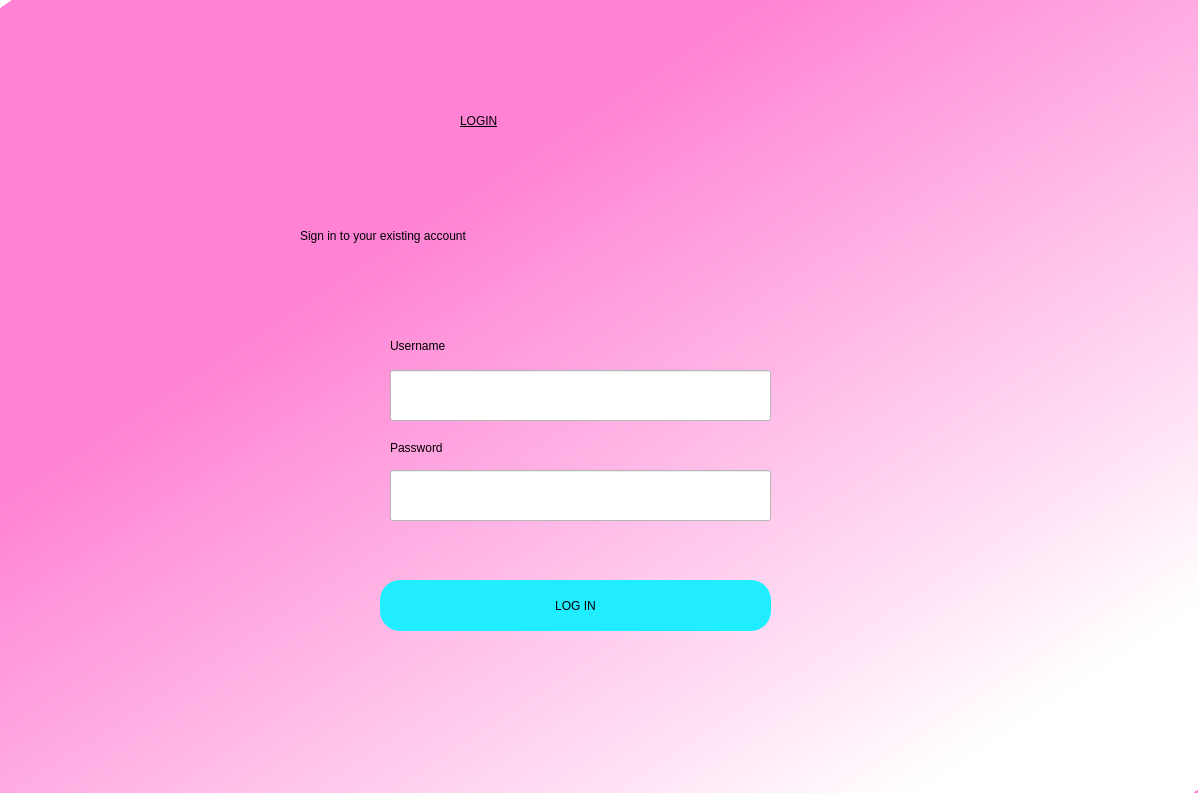
<?xml version="1.0" encoding="UTF-8"?>
<ui version="4.0">
 <class>Dialog</class>
 <widget class="QDialog" name="Dialog">
  <property name="geometry">
   <rect>
    <x>0</x>
    <y>0</y>
    <width>1198</width>
    <height>793</height>
   </rect>
  </property>
  <property name="windowTitle">
   <string>Dialog</string>
  </property>
  <widget class="QWidget" name="widget" native="true">
   <property name="geometry">
    <rect>
     <x>0</x>
     <y>0</y>
     <width>1201</width>
     <height>801</height>
    </rect>
   </property>
   <property name="styleSheet">
    <string notr="true">QWidget#widget{
background-color:qlineargradient(spread:repeat, x1:0, y1:0.011, x2:0.98005, y2:1, stop:0.308458 rgb(255, 130, 212), stop:0.885572 rgba(255, 255, 255, 255));}</string>
   </property>
   <widget class="QLabel" name="label">
    <property name="geometry">
     <rect>
      <x>460</x>
      <y>80</y>
      <width>251</width>
      <height>81</height>
     </rect>
    </property>
    <property name="styleSheet">
     <string notr="true">font: 90 45pt &quot;Segoe Print&quot;;color:rgbrgb(0, 0, 0);
text-decoration: underline;</string>
    </property>
    <property name="text">
     <string>LOGIN</string>
    </property>
   </widget>
   <widget class="QLabel" name="label_2">
    <property name="geometry">
     <rect>
      <x>300</x>
      <y>200</y>
      <width>621</width>
      <height>71</height>
     </rect>
    </property>
    <property name="styleSheet">
     <string notr="true">font: 75 26pt &quot;Sitka Subheading&quot;;</string>
    </property>
    <property name="text">
     <string>Sign in to your existing account</string>
    </property>
   </widget>
   <widget class="QPushButton" name="login">
    <property name="geometry">
     <rect>
      <x>380</x>
      <y>580</y>
      <width>391</width>
      <height>51</height>
     </rect>
    </property>
    <property name="styleSheet">
     <string notr="true">border-radius:20px;
font: 75 24pt &quot;Times New Roman&quot;;
background-color:rgb(32, 237, 255);</string>
    </property>
    <property name="text">
     <string>LOG IN</string>
    </property>
   </widget>
   <widget class="QLabel" name="label_3">
    <property name="geometry">
     <rect>
      <x>390</x>
      <y>330</y>
      <width>91</width>
      <height>31</height>
     </rect>
    </property>
    <property name="styleSheet">
     <string notr="true">font: 75 12pt &quot;Nirmala UI&quot;;</string>
    </property>
    <property name="text">
     <string>Username</string>
    </property>
   </widget>
   <widget class="QLabel" name="label_4">
    <property name="geometry">
     <rect>
      <x>390</x>
      <y>440</y>
      <width>81</width>
      <height>16</height>
     </rect>
    </property>
    <property name="styleSheet">
     <string notr="true">
font: 10pt &quot;MS Shell Dlg 2&quot;;</string>
    </property>
    <property name="text">
     <string>Password</string>
    </property>
   </widget>
   <widget class="QLineEdit" name="emailfield">
    <property name="geometry">
     <rect>
      <x>390</x>
      <y>370</y>
      <width>381</width>
      <height>51</height>
     </rect>
    </property>
    <property name="styleSheet">
     <string notr="true">background-color:rgb(255, 255, 255);
font: 12pt &quot;MS Shell Dlg 2&quot;;</string>
    </property>
   </widget>
   <widget class="QLineEdit" name="passwordfield">
    <property name="geometry">
     <rect>
      <x>390</x>
      <y>470</y>
      <width>381</width>
      <height>51</height>
     </rect>
    </property>
    <property name="styleSheet">
     <string notr="true">background-color:rgb(255, 255, 255);
font: 12pt &quot;MS Shell Dlg 2&quot;;</string>
    </property>
   </widget>
   <widget class="QLabel" name="error">
    <property name="geometry">
     <rect>
      <x>390</x>
      <y>530</y>
      <width>371</width>
      <height>41</height>
     </rect>
    </property>
    <property name="styleSheet">
     <string notr="true">
font: 15pt &quot;MS Shell Dlg 2&quot;;
color:rgb(255, 0, 0)</string>
    </property>
    <property name="text">
     <string/>
    </property>
   </widget>
  </widget>
 </widget>
 <resources/>
 <connections/>
</ui>
